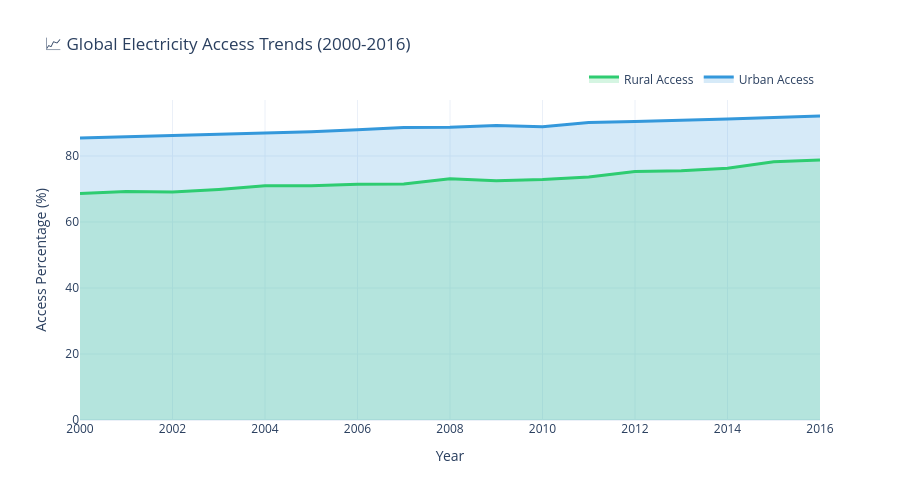

Write notebook code for a chart like this one.
### Code cell
# Q2: Global Rural Electricity Access Trend (2000-2016)
rural_trend = df[df['year'] <= 2016].groupby('year').agg({
    'Electricity_Access_Rural_Percentage': 'mean',
    'Electricity_Access_Urban_Percentage': 'mean'
}).reset_index()

# Create beautiful area chart
fig = go.Figure()

fig.add_trace(go.Scatter(
    x=rural_trend['year'],
    y=rural_trend['Electricity_Access_Urban_Percentage'],
    mode='lines',
    name='Urban Access',
    line=dict(color='#3498db', width=3),
    fill='tonexty',
    fillcolor='rgba(52, 152, 219, 0.2)'
))

fig.add_trace(go.Scatter(
    x=rural_trend['year'],
    y=rural_trend['Electricity_Access_Rural_Percentage'],
    mode='lines',
    name='Rural Access',
    line=dict(color='#2ecc71', width=3),
    fill='tozeroy',
    fillcolor='rgba(46, 204, 113, 0.2)'
))

fig.update_layout(
    title='📈 Global Electricity Access Trends (2000-2016)',
    xaxis_title='Year',
    yaxis_title='Access Percentage (%)',
    hovermode='x unified',
    height=500,
    showlegend=True,
    legend=dict(
        orientation="h",
        yanchor="bottom",
        y=1.02,
        xanchor="right",
        x=1
    )
)
fig.show()

### Figure 1 — Plotly figure (JSON) as saved in the notebook; plotly's stock layout.template omitted (floating-point values rounded to 4 significant figures)
{"data": [{"fill": "tonexty", "fillcolor": "rgba(52, 152, 219, 0.2)", "line": {"color": "#3498db", "width": 3}, "mode": "lines", "name": "Urban Access", "type": "scatter", "x": [2000, 2001, 2002, 2003, 2004, 2005, 2006, 2007, 2008, 2009, 2010, 2011, 2012, 2013, 2014, 2015, 2016], "y": [85.49, 85.84, 86.41, 86.7, 87.13, 87.35, 87.93, 88.66, 88.7, 89.24, 88.86, 90.16, 90.48, 90.74, 91.22, 91.67, 92.12]}, {"fill": "tozeroy", "fillcolor": "rgba(46, 204, 113, 0.2)", "line": {"color": "#2ecc71", "width": 3}, "mode": "lines", "name": "Rural Access", "type": "scatter", "x": [2000, 2001, 2002, 2003, 2004, 2005, 2006, 2007, 2008, 2009, 2010, 2011, 2012, 2013, 2014, 2015, 2016], "y": [68.63, 69.27, 69.07, 69.88, 70.96, 70.96, 71.44, 71.51, 73.11, 72.51, 72.87, 73.62, 75.27, 75.49, 76.3, 78.24, 78.77]}], "layout": {"height": 500, "hovermode": "x unified", "legend": {"orientation": "h", "x": 1, "xanchor": "right", "y": 1.02, "yanchor": "bottom"}, "showlegend": true, "title": {"text": "📈 Global Electricity Access Trends (2000-2016)"}, "xaxis": {"title": {"text": "Year"}}, "yaxis": {"title": {"text": "Access Percentage (%)"}}}}
